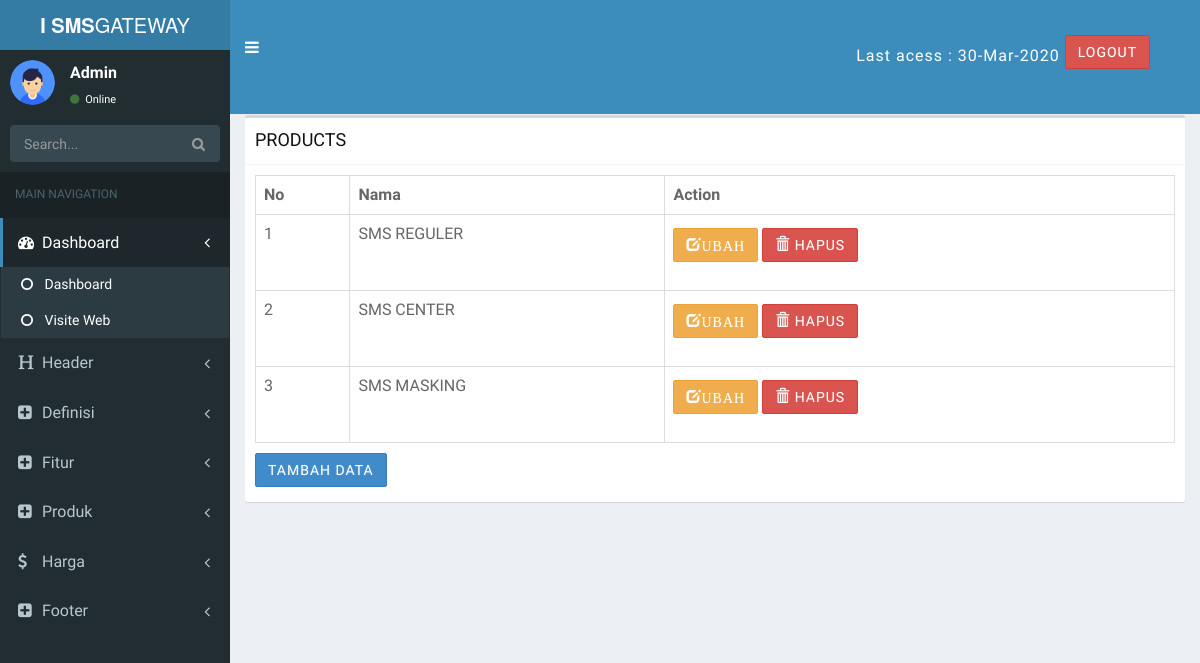
Page /dashboard.php?page=products on the committed database.
### tables this page shows
CREATE TABLE `products` (
  `id` int(11) NOT NULL,
  `nama_products` varchar(255) NOT NULL
);

### pages/footer/products.php (shortened to what this page needs)
<div class="row">
     <div class="col-md-12">
       <div class="box">
           <div class="box-header with-border">
            <h1 class="box-title">PRODUCTS </h1>
           </div>
           <div class="box-body">
             <table class="table table-bordered">
               <tr>
                 <th >No</th>
                 <th >Nama</th>
                 <th >Action</th>
               </tr>
               <?php $nomor=1; ?>
               <?php $sql=$koneksi->query ("SELECT * FROM products"); ?>
               <?php while($data=$sql->fetch_assoc()) { ?>
               <tr>
                 <td><?php echo $nomor++; ?></td>
                 <td><?php echo $data['nama_products'];?></td>
                 <td>
                   <a href="#ubah<?php echo $data['id']; ?>" data-toggle="modal" class="btn btn-warning" style="margin-bottom: 15px" ><span class="glyphicon glyphicon-edit">Ubah</span> </a>
                   <a href="#del<?php echo $data['id']; ?>" data-toggle="modal" class="btn btn-danger" style="margin-top: 5px" ><span class="glyphicon glyphicon-trash"></span> Hapus</a>
                 </td>
               </tr>
                 <?php } ?>
             </table>
               <a href="#" data-target="#ModalAdd" data-toggle="modal" class="btn btn-primary" style="margin-top: 10px; margin-bottom: 5px">Tambah Data</a>

### asset/css/style.css (style rules this page uses)
* { padding:0; margin:0; }
body { width: 100%; height: 100%; font-family: 'Ek Mukta', sans-serif; font-weight: 300; color: #666; background-color: #fff; font-size: 16px; line-height: 1.6em; font-weight: 400; overflow-x: hidden; }
html { width: 100%; height: 100%; }
h1 { font-size: 38px; }
h1, h2, h3, h4, h5, h6 { margin: 0 0 30px; font-family: 'Roboto', sans-serif; font-weight: 400; color: #111; }
a { color: #666; -webkit-transition: all .2s ease-in-out; -moz-transition: all .2s ease-in-out; transition: all .2s ease-in-out; }
.btn-danger { margin-bottom: 20px; }
.btn { border-radius: 2px; position: relative; display: inline-block; outline: none; color: #fff; text-decoration: none; text-transform: uppercase; letter-spacing: 1px; font-weight: 400; text-shadow: 0 0 1px rgba(255,255,255,0.3); font-size: 14px; }

### asset/color/default.css (style rules this page uses)
a,.tp-caption a.btn:hover { color: #3dc9b3; }

### rows in the picture
products: nama_products "SMS REGULER"
products: nama_products "SMS CENTER"
products: nama_products "SMS MASKING"
